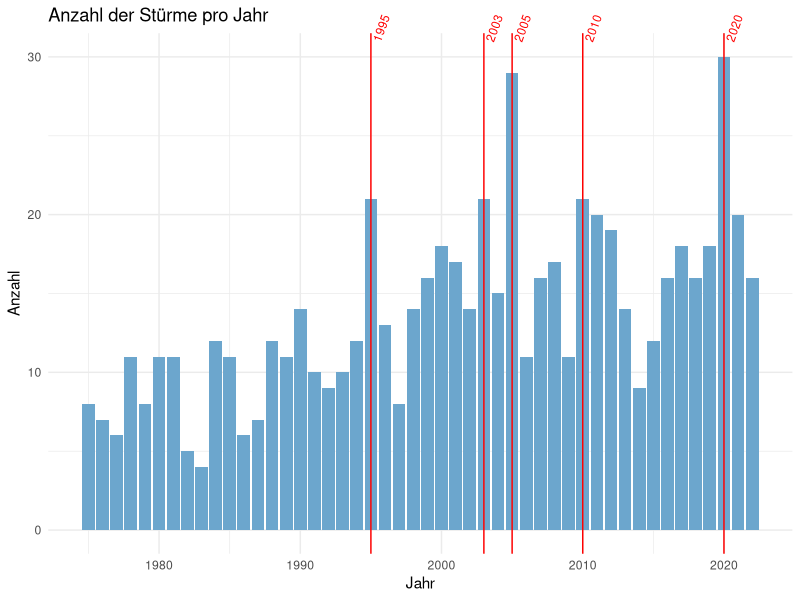

Reproduce this figure in R.
## ---- chunk 1
knitr::opts_chunk$set(echo = TRUE)
# load tidyverse
suppressPackageStartupMessages(library(tidyverse))
# # set working directory to the location of this file
# setwd(dirname(rstudioapi::getActiveDocumentContext()$path))
# get advanced table-of-content generation
# devtools::source_gist("c83e078bf8c81b035e32c3fc0cf04ee8",filename = 'render_toc.R')
## ---- chunk 2
dplyr::storms
## ---- chunk 3
storms |> 
  filter(name == "Arthur" & year == 2020) |> # speziellen Sturm auswählen
  select(name, year, month, day, wind, pressure) |> # (zur Vereinfachung) nur spezifische Spalten
  # Verteile Wind und Druck in separate Zeilen mit entsprechenden Labels in einer neuen Spalte "measure"
  pivot_longer(cols = c(wind, pressure), names_to = "measure", values_to = "value") |> 
  slice_head(n=4) # nur die ersten 4 Zeilen anzeigen
 
## ---- chunk 4
# Beispiel: Anzahl der Stürme pro Jahr visualisieren

# Rohdatensatz startet Visualisierungsworkflow
storms |> 
  
  ########### Datenvorbereitung #############

  # auf einen Eintrag (Zeile) pro Sturm und Jahr reduzieren
  distinct(year, name) |> 
  # Anzahl der Stürme pro Jahr zählen
  group_by(year) |>
  count() |> 
  ungroup() |> 

  ########### Datenvisualisierung #############
  
  # ggplot-Objekt erstellen (Daten via pipe übergeben)
  ggplot(aes(x = year, y=n)) + # Verknüpfung von Datenspalten (year, n) und Achsen (x,y)
  # Diagrammtitel und Achsenbeschriftung
  labs(title = "Anzahl der Stürme pro Jahr", x = "Jahr", y = "Anzahl") +
  # grundlegende Diagrammformatierung (Hintergrundfarben, Schriftarten, ...)
  theme_minimal() +
  # Balkendiagramm mit Anzahl der Stürme pro Jahr
  geom_bar(fill="skyblue3", stat = "identity") +
  # Highlighting der Jahre mit mehr als 20 Stürmen
  geom_vline(data = ~ filter(.x, n>20),  # Datensatz einschränken 
            # (hier `.x` = Platzhalter für Daten aus vorheriger Ebene, d.h. `storms`)
            aes(xintercept=year), # welche (Teil)Tabellendaten für Position zu verwenden
            color="red", fill=NA, stat = "identity") + # Zusätzliche Formatierung
  # Jahreszahlen der Jahre mit mehr als 20 Stürmen in schräger Textausrichtung
  geom_text(data = ~ filter(.x, n>20), # Datensatz einschränken
            aes(label=year, x=year, y=max(n)), # Daten und Positionen festlegen
            angle=70, vjust=0.5, hjust=-0.6, size=3, color="red") + # Textformatierung
  # disable clipping um Jahreszahltexte außerhalb des Diagrammbereichs anzuzeigen
  coord_cartesian(clip = "off")

# optional: (zuletzt gemaltes) Diagramm speichern
# ggsave("storms_per_year.png", width=10, height=5, dpi=300)
